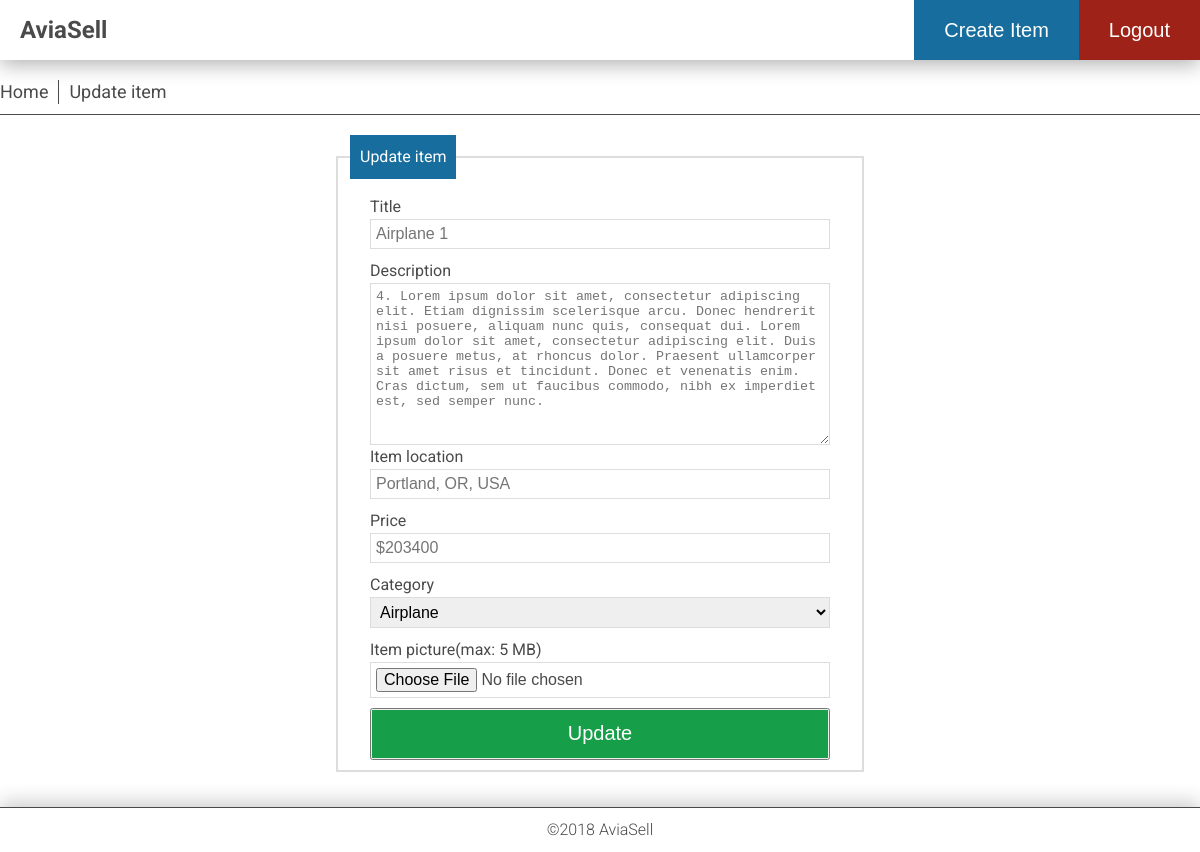
The app's page /item/update/1 (signed in) with its own data.
### app/database_setup.py (models this page shows, shortened)
class CategoryItem(Base):
    __tablename__ = 'category_item'
    id = Column(Integer, primary_key=True)
    title = Column(String(80), nullable=False)
    description = Column(Text(), nullable=False)
    location = Column(String(250), nullable=False)
    picture = Column(String(250), nullable=False)
    price = Column(String(32), nullable=False)
    created_date = Column(DateTime, default=datetime.datetime.utcnow)
    category_id = Column(Integer, ForeignKey('category.id'))
    category = relationship(Category)
    user_id = Column(Integer, ForeignKey('user.id'))
    user = relationship(User)

class Category(Base):
    __tablename__ = 'category'
    id = Column(Integer, primary_key=True)
    name = Column(String(250), nullable=False)
    picture = Column(String(250))
    description = Column(String(250))
    slug = Column(String(30), unique=True)

### app/views/item.py (the view)
@webapp.route('/item/update/<int:item_id>', methods=['GET', 'POST'])
def updateItem(item_id):
    logged = AuthController.validateLogin()
    if not logged:
        return redirect(url_for('login'))
    isThisYourItem = AuthController.validateItem(item_id)
    if isThisYourItem['code'] != 200:
            message = isThisYourItem['message']
            code = isThisYourItem['code']
            return render_template('error.html', message=message), code
    if request.method == 'POST':
        data = ItemController.updateItem(item_id, request.form, request.files)
        if data['code'] == 200:
            flash('Item has been updated.')
            return redirect(url_for('readItem',
                                    category_slug=data['slug'],
                                    item_name=data['item'].title,
                                    item_id=data['item'].id))
        else:
            message = data['message']
            code = data['code']
            return render_template('error.html', message=message), code
    else:
        data = ItemController.getItemByID(item_id)
        categories = CategoryController.getAllCategories()
        max_file_size = UploadController.maxFileSize()
        return render_template('update.html', item=data, categories=categories, filesize=max_file_size)

### app/controllers/authcontroller.py (called while the page is built)
    def validateLogin():
        if login_session.get('username'):
            return True
        else:
            return False

    def validateItem(item_id):
        response = {}
        item = ItemModel.getItem(item_id)
        if not item:
            response['message'] = 'Item is not found.'
            response['code'] = 404
            return response
        if login_session['user_id'] == item.user_id:
            response['code'] = 200
            return response
        else:
            response['message'] = 'You are not authorized to update this item.'
            response['code'] = 403
            return response

### app/controllers/categorycontroller.py (called while the page is built)
    def getAllCategories():
        result = CategoryModel.getAll()
        return result

### app/controllers/itemcontroller.py (called while the page is built)
    def getItemByID(item_id):
        try:
            item = ItemModel.getItem(item_id)
            return item
        except:
            return False

### app/controllers/uploadcontroller.py (called while the page is built)
    def maxFileSize():
        fileSize = webapp.config['MAX_CONTENT_LENGTH']
        inMB = fileSize / 1024 / 1024
        return int(inMB)

### app/models/categorymodel.py (called while the page is built)
    def getAll():
        result = session.query(Category).all()
        return result

### app/models/itemmodel.py (called while the page is built)
    def getItem(item_id):
        try:
            result = session.query(CategoryItem)\
                            .filter_by(id=item_id)\
                            .one()
            return result
        except:
            return False

### app/templates/update.html (shortened to what this page needs)
{% extends "base.html" %}
{% block content %}
<div class="container">
    <nav>
        <ul>
            <li>
                <a href="/">
                    Home
                </a>
            </li>
            <li>
                Update item
            </li>
        </ul>
    </nav>
    <div class="container">
        <fieldset>
            <legend>
                Update item
            </legend>
            <form class="itemForm" enctype="multipart/form-data" method="post">
                <label for="title">
                    Title
                </label>
                <input name="title" type="text" placeholder="{{item.title}}"/>
                <label for="description">
                    Description
                </label>
                <textarea name="description" cols="60" rows="10" placeholder="{{item.description}}"></textarea>
                <label for="location">
                    Item location
                </label>
                <input name="location" type="text" placeholder="{{item.location}}" />
                <label for="price">
                    Price
                </label>
                <input name="price" type="text" placeholder="{{item.price}}" />
                <label for="category">
                    Category
                </label>
                <select name="category_id" >
                    {% for category in categories %}
                        <option
                            {% if category.id == item.category_id %}
                                value=""
                                selected
                            {% else %}
                                value="{{category.id}}"
                            {% endif %}
                            >
                                {{category.name}}
                        </option>
                    {% endfor %}
                </select>
                <label for="itemPicture">
                    Item picture(max: {{filesize}} MB)
                </label>
                <input type="file" id="itemPicture" name="itemPicture" accept="image/png, image/jpeg" />
                <button class="buttons">
                    <div class="button edit">
                        Update
                    </div>
                </button>
            </form>
        </fieldset>
    </div>
</div>
{% endblock %}

### app/static/css/main.css (style rules this page uses)
body,html { margin:0;padding:0;width:100%;height:100% }
body { font-family:Roboto,sans-serif;font-size:16px;line-height:24px;display:-ms-grid;display:grid;-ms-grid-rows:60px auto 60px;grid-template-rows:60px auto 60px;color:#4a4a4a }
li,ul { list-style:none;padding:0;margin:0 }
a { text-decoration:none;color:#4a4a4a }
.container,main { max-width:100% }
.container { margin:20px }
nav { margin:20px 0 0;padding:0 0 10px;color:#4a4a4a;font-size:18px;border-bottom:1px solid #4a4a4a }
nav ul { display:-ms-flexbox;display:flex;-ms-flex-direction:row;flex-direction:row;-ms-flex-wrap:wrap;flex-wrap:wrap }
nav li:first-child { padding:0 10px 0 0 }
nav li { padding:0 10px;border-right:1px solid #4a4a4a }
nav li:last-child { border-right:0 solid #4a4a4a }
.buttons { display:-ms-grid;display:grid;grid-auto-rows:max-content;grid-gap:10px }
.buttons .button { display:-ms-grid;display:grid;-ms-flex-align:center;align-items:center;color:#fff;height:48px;border:none;font-size:20px;font-weight:300;text-align:center }
.buttons .edit { background-color:#179e48 }
fieldset { border:2px solid #ddd }
legend { background-color:#176d9e;color:#fff;padding:10px;font-size:16px }
.itemForm { display:-ms-grid;display:grid;-ms-grid-columns:1fr;grid-template-columns:1fr;padding:10px 0 0 }
.itemForm input,.itemForm select { border:1px solid #ddd;padding:5px;font-size:16px;box-sizing:inherit;margin:0 0 10px }
.itemForm input,.itemForm textarea { width:calc(100% - 12px) }
.itemForm textarea { padding:5px;border:1px solid #ddd }
.itemForm .buttons { padding:0 }
@media screen and (min-width:500px) { fieldset { width:500px;margin:20px auto } }
@media screen and (min-width:500px) { .itemForm { width:460px;margin:auto } }
@media screen and (min-width:1200px) { .container { width:1200px;margin:0 auto } }

### records on screen
CategoryItem: title "Airplane 1", location "Portland, OR, USA", price "$203400", category_id "Airplane"

### other values on screen
{{ filesize }} "5"
